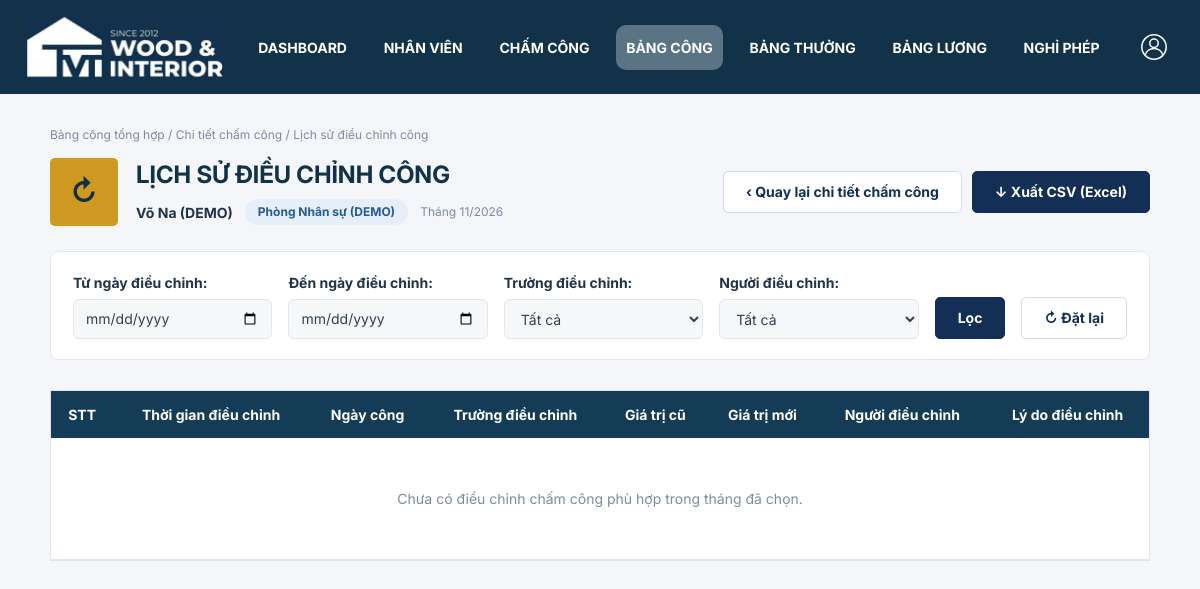
The app's page /bang_cong/nhan-vien/5/lich-su/?month=11&year=2026 (signed in), older data.
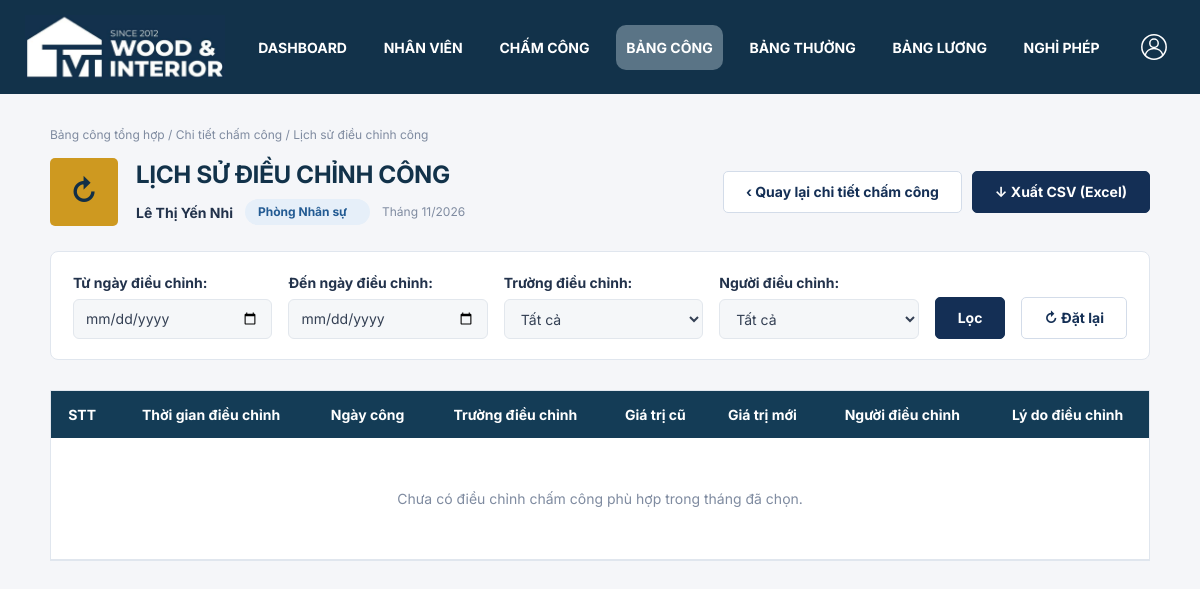
The same page, newer data.
### nhan_vien/models.py (models this page shows, shortened)
class Employee(models.Model):
    GENDER_CHOICES = [('Nam', 'Nam'), ('Nữ', 'Nữ')]
    EMPLOYMENT_STATUS_CHOICES = [
        ('Đang làm việc', 'Đang làm việc'),
        ('Tạm nghỉ', 'Tạm nghỉ'),
        ('Đã nghỉ việc', 'Đã nghỉ việc'),
    ]
    code = models.CharField('Mã nhân viên', max_length=25, unique=True)
    full_name = models.CharField('Họ tên', max_length=255)
    user = models.OneToOneField(settings.AUTH_USER_MODEL, on_delete=models.PROTECT,
                               related_name='employee', verbose_name='Tài khoản')
    department = models.ForeignKey(Department, on_delete=models.PROTECT, verbose_name='Phòng ban')
    position = models.ForeignKey('Position', null=True, blank=True, on_delete=models.SET_NULL,
                                 related_name='employees', verbose_name='Chức vụ')
    avatar = models.FileField('Ảnh đại diện', upload_to='employees/avatars/', blank=True,
                              validators=[FileExtensionValidator(['jpg', 'jpeg', 'png', 'webp'])])
    national_id = models.CharField('CCCD', max_length=12, null=True, blank=True, unique=True)
    gender = models.CharField('Giới tính', max_length=10, choices=GENDER_CHOICES, blank=True)
    date_of_birth = models.DateField('Ngày sinh', null=True, blank=True)
    phone = models.CharField('Số điện thoại', max_length=15, null=True, blank=True, unique=True)
    address = models.CharField('Địa chỉ', max_length=255, blank=True)
    hire_date = models.DateField('Ngày vào làm')
    base_salary = models.DecimalField('Lương cơ bản', max_digits=16, decimal_places=2,
                                     validators=[MinValueValidator(0)])
    payroll_settings = models.JSONField('Thiết lập tính lương dùng chung', null=True, blank=True, default=None)
    is_active = models.BooleanField('Đang làm việc', default=True)
    employment_status = models.CharField('Trạng thái nhân viên', max_length=30,
                                         choices=EMPLOYMENT_STATUS_CHOICES,
                                         default='Đang làm việc')
    class Meta:
        ordering = ['code']
        db_table = 'Ho_so_ca_nhan'

class Department(models.Model):
    code = models.CharField('Mã phòng', max_length=30, unique=True)
    name = models.CharField('Tên phòng', max_length=150)
    allows_overtime = models.BooleanField('Phòng Sản xuất được phép OT', default=False)
    manager = models.ForeignKey('Employee', null=True, blank=True, on_delete=models.SET_NULL,
                                related_name='managed_departments', verbose_name='Trưởng phòng')
    class Meta:
        db_table = 'Phong_ban'
        constraints = [models.UniqueConstraint(fields=['allows_overtime'], condition=models.Q(allows_overtime=True),
                                               name='one_production_overtime_department')]

### bang_cong/views.py (the view)
# urls.py: path('nhan-vien/<int:employee_id>/lich-su/', views.lich_su_dieu_chinh, name='lich-su'),
@login_required
def lich_su_dieu_chinh(request, employee_id):
    pham_vi = Employee.objects.filter(Q(pk__in=visible_employees(request.user).values('pk')) | Q(user=request.user))
    nhan_vien = get_object_or_404(pham_vi, pk=employee_id)
    ngu_canh = du_lieu_lich_su_cong(request, nhan_vien)
    ngu_canh.update({
        'employee': nhan_vien, 'can_export': has_role(request.user, HR, DIRECTOR),
        'page_obj': Paginator(ngu_canh['rows'], 20).get_page(request.GET.get('page')),
        'page_query': tham_so_phan_trang(request),
    })
    return render(request, 'attendance/history.html', ngu_canh)

### bang_cong/forms.py
class BoLocLichSuCong(forms.Form):
    start = _truong_ngay('Từ ngày điều chỉnh')
    end = _truong_ngay('Đến ngày điều chỉnh')
    field = forms.ChoiceField(label='Trường điều chỉnh', choices=[('', 'Tất cả'), *CAC_TRUONG_DIEU_CHINH.items()], required=False)
    actor = forms.ModelChoiceField(label='Người điều chỉnh', queryset=get_user_model().objects.none(), required=False,
                                  empty_label='Tất cả')
    def __init__(self, data, logs):
        super().__init__(data)
        self.fields['actor'].queryset = get_user_model().objects.filter(
            pk__in=logs.values_list('nguoi_thuc_hien_id', flat=True),
        ).order_by('username')
    def clean(self):
        return _kiem_tra_khoang_ngay(super().clean(), 'Khoảng ngày điều chỉnh không hợp lệ.')

### bang_cong/forms.py (called while the page is built)
def _kiem_tra_khoang_ngay(du_lieu, thong_bao):
    bat_dau, ket_thuc = du_lieu.get('start'), du_lieu.get('end')
    if bat_dau and ket_thuc and bat_dau > ket_thuc:
        raise forms.ValidationError(thong_bao)
    return du_lieu  # Trả dữ liệu đã kiểm tra cho clean().

### bang_cong/views.py (called while the page is built)
def tham_so_phan_trang(request):
    gia_tri = request.GET.copy()
    gia_tri.pop('page', None)
    return gia_tri.urlencode()

### templates/attendance/history.html (shortened to what this page needs)
{% extends 'attendance/base.html' %}
{% block attendance_content %}
<div class="at-breadcrumb"><a href="{% url 'bang_cong:danh-sach' %}?{{ month_query }}">Bảng công tổng hợp</a> / <a href="{% url 'bang_cong:cong-nhan-vien' employee.pk %}?{{ month_query }}">Chi tiết chấm công</a> / Lịch sử điều chỉnh công</div>
<div class="at-history-title"><span class="at-icon" aria-hidden="true">↻</span><div><h1>LỊCH SỬ ĐIỀU CHỈNH CÔNG</h1><div class="at-person-meta"><strong>{{ employee.full_name }}</strong><span class="at-pill department">{{ employee.department.name }}</span><span class="at-muted">Tháng {{ period_form.month.value }}/{{ period_form.year.value }}</span></div></div>
<div class="at-person-actions"><a class="at-button secondary" href="{% url 'bang_cong:cong-nhan-vien' employee.pk %}?{{ month_query }}">‹ Quay lại chi tiết chấm công</a>{% if can_export %}<a class="at-button" href="{% url 'bang_cong:xuat' employee.pk %}?{{ page_query }}&mode=history">↓ Xuất CSV (Excel)</a>{% endif %}</div></div>
<form class="at-filter" method="get"><input type="hidden" name="month" value="{{ period_form.month.value }}"><input type="hidden" name="year" value="{{ period_form.year.value }}">
{% for field in form %}<div class="at-field">{{ field.label_tag }}{{ field }}</div>{% endfor %}<button class="at-button">Lọc</button><a class="at-button secondary" href="?{{ month_query }}">↻ Đặt lại</a>
{% if form.errors or period_form.errors %}<div class="at-errors w-100">{{ form.errors }}{{ period_form.errors }}</div>{% endif %}</form>
<div class="at-table-wrap"><table class="at-table at-history-table"><thead><tr><th>STT</th><th>Thời gian điều chỉnh</th><th>Ngày công</th><th>Trường điều chỉnh</th><th>Giá trị cũ</th><th>Giá trị mới</th><th>Người điều chỉnh</th><th>Lý do điều chỉnh</th></tr></thead><tbody>
{% for item in page_obj %}<tr><td>{{ page_obj.start_index|add:forloop.counter0 }}</td><td>{{ item.time|date:'d/m/Y H:i' }}</td><td>{{ item.date }}</td><td><span class="at-pill department">{{ item.field }}</span></td><td class="note">{{ item.old|default:'—' }}</td><td class="note">{{ item.new|default:'—' }}</td><td>{{ item.actor }}</td><td class="note">{{ item.reason }}</td></tr>{% empty %}<tr><td colspan="8" class="at-empty">Chưa có điều chỉnh chấm công phù hợp trong tháng đã chọn.</td></tr>{% endfor %}</tbody></table></div>
{% endblock %}

Row changes from the older to the newer data that the page shows:
changed Employee: full_name "Võ Na (DEMO)" → "Lê Thị Yến Nhi"; department.name "Phòng Nhân sự (DEMO)" → "Phòng Nhân sự"
